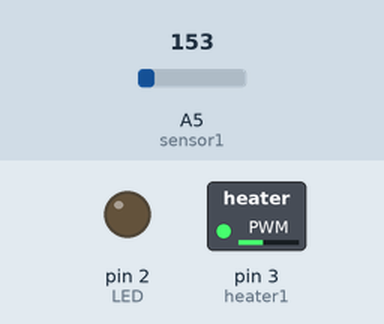
Bench run of a program on a simulated Arduino Uno, built with avr-gcc and run on an emulated ATmega328P. Shown: switched loads named in the program (green lamp = pin HIGH), output pins drawn as LEDs (lit = HIGH). Inputs (shaded band) come from the test bench; at power-on: A5 (sensor1) = 153.

Above: at 0.1 s.
Timing chart, 0 to 1.6 s (numbered marks = the images above):
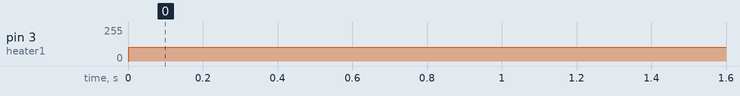

Measured:
- by itself, pin 3 (heater1): 0/255 → 102/255 at 0.00 s

The program:

main.cpp
```cpp
#include <Arduino.h>

// Definiciones componentes de la tarjeta
#define sensor1 5  //TMP36
#define heater1 3   //TIP31C
#define LED    2   //Led
//Variables Globales
float T1,aux;       //Temperatura del Heater 1

void setup() {
  pinMode(LED,OUTPUT);  //Led "Caliente" como salida
  digitalWrite(LED,LOW);
}
void loop() {
  int i;
  //Filtro de promedio movil en la lectura ADC
  aux=0;
  for(i=0;i<10;i++){
    aux = aux + (float(analogRead(sensor1))*3.3/4095.0-0.5)/0.01; //TMP36
  }
  T1 = aux/10.0;
 analogWrite(heater1,255*0.4);
 //Usar el Serial Plotter
    Serial.println("Temperatura_1");
    Serial.print(T1);
    delay(1000);
}
```
